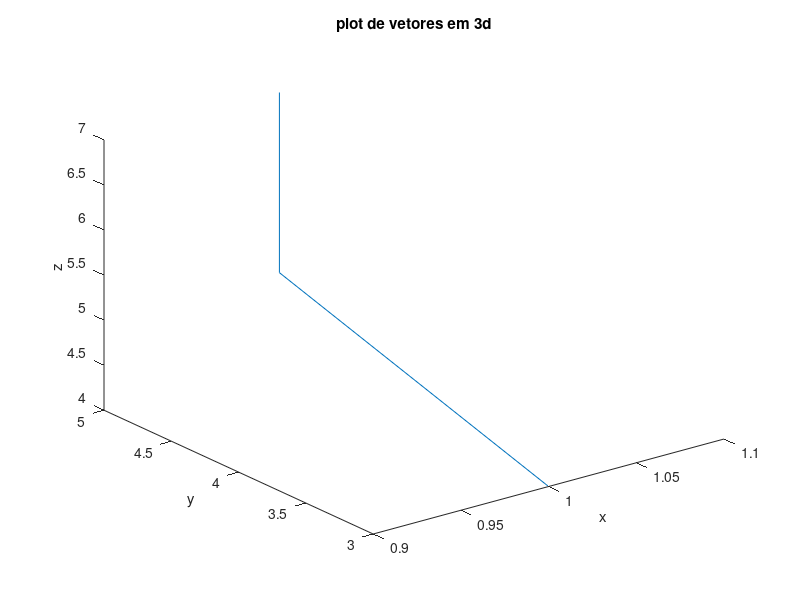

The MATLAB source for this figure:
% variaveis simples no matlab
% escrever a linha com ";" inibe visualização de valor da variavel e sem ";" mostra o valor

a = [10  5  6  7  8   9 0 54 34];
b = 5;
f = a * b
d = 17+ 5;

%% Comentario no matlab + alguns atalhos
% comentario com separação de seção
% No matlab usamos "Ctrl+ r" para comentar e "Ctrl + t" para descomentar

%% Continuar escrevendo operações que consumem 2 linhas ou mais
% utilizamos ...

c = 2 + 5 + ...
7+9;
c
%% Criação de vetores no matlab
vetor_linha = [1 2 3 4 5 6 7 8 9 ]
vetor_coluna = [ 1; 2; 3; 4; 5; 6;  7; 8; 9]

%fazendo transposta de um vetor linha utilizando '
vl_transposto = vetor_linha';
vl_transposto

%fazendo matrizes
matriz_2x5 = [ 1 2 3 4 5; 2 3 4 5 7]

%criar matrizes do R nxm com apenas 1
matriz_ones = ones(3)
vetor_ones = ones(1,3)

%coluna de vetores sendo os elementos todos pi
vetor_pi = ones(3,1)*pi

%criar uma matriz como numeros aleatorios
% so entre 0 e 1
n_aleatorio = rand(3)
% totalmente aleatorio
matriz_naleatorios = randn(3)

%criar uma matriz quadrada
A = [1 2 ; 0 3]

%calcular a inversa de A
inv_A = A^ -1
inv_Af2 = inv(A)

%multiplicação de matrizes pela inversa e ache a matriz Identidade
mult = A * inv(A)

%auto valores e auto vetores com 'eig()'
eig(A)
[autoValor, autovetor] = eig(A)

% produto escalar de 2 matrizes | Obs tem que ter as 2 dimensoes iguais |
% obs semprecolocar o '.' antes da multiplicação de vetor que nao tem a
% mesma dimensao no caso de matrizes não precisa
a = [ 2 5 1 1];
b = [3 5 2 5];
mult_matrizes = a.* b
% mult_matrizestwo = a.* b
% mult_matrizestree = (a(:)')* b(:)

% varrendo de 1 até um tamnho do vetor
vetor = []
for i =1: length(a)
    mat = a(i)*b(i)
    vetor(i) = mat;
end
vetor
clear
clc
%% for
a1= [  2 5 1 1;...
          3 5 2 5;...
          3 5 2 5;...
          3 5 2 5];
b1 = [3 5 2 5;...
          1 1 1 1;...
          3 5 2 5;...
         3 5 2 5];
matriz = zeros(4)% 4x4
linha = 4;
coluna = 4;
% length(linhas)
for i =1:linha % linha 1 tem col 1, col 2, col 3 e col4 , que sao varridas no proximo for
    for j =1:coluna
        matriz(i,j) = a1(i,j) + b1(i,j);
    end
end
matriz
matriz(2,1)

% produto escalar e plot 2d e 3d de vetores
clear
clc
a = 2;
b = [3 5 2 5; 4 5 6 7];
c= a*b;
% plotando a diferença de b e c que é a matriz produto de ( b x um escalar
% a)
plot(b,c)
xlabel('x');
ylabel('y');
title("plot de vetores em 2d")

% produto escalar e plot 3d de vetores
clear
clc
a = [1 1 1]';
b = [3 5 5]';
c =[4 5 7]';

plot3(a,b,c)
xlabel('x');
ylabel('y');
zlabel('z');
title("plot de vetores em 3d")





























